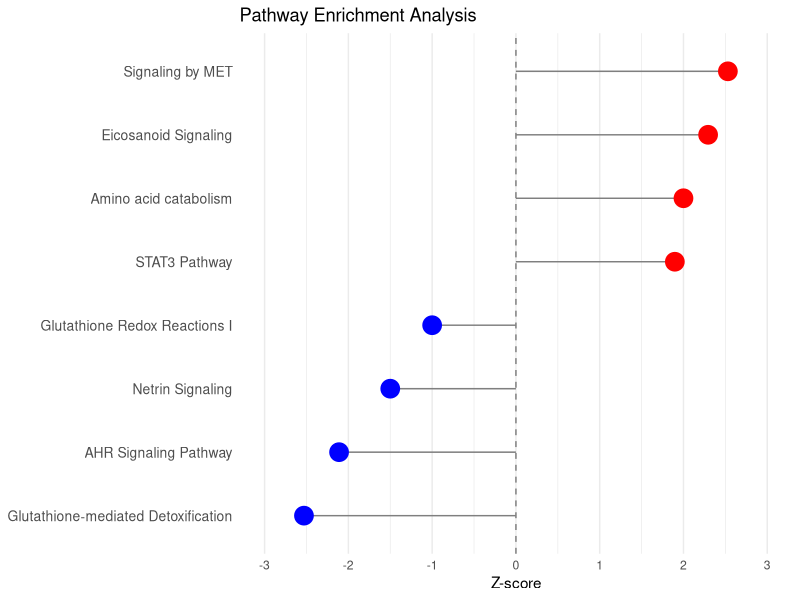

The R source for this figure:
# Load required libraries
library(ggplot2)
library(dplyr)

# Create the data frame
data <- data.frame(
  Pathway = c(
    "Glutathione-mediated Detoxification",
    "AHR Signaling Pathway",
    "Netrin Signaling",
    "Glutathione Redox Reactions I",
    "STAT3 Pathway",
    "Amino acid catabolism",
    "Eicosanoid Signaling",
    "Signaling by MET"
  ),
  Zscore = c(
    -2.53,
    -2.111,
    -1.5,
    -1,
    1.897,
    2,
    2.294,
    2.53
  )
)

# Order the data by Z-score
data <- data %>% arrange(Zscore)

# Create the lollipop plot
ggplot(data, aes(x = Zscore, y = reorder(Pathway, Zscore))) +
  geom_segment(aes(x = 0, xend = Zscore, y = Pathway, yend = Pathway), 
               color = "grey50") +
  geom_point(aes(color = Zscore > 0), size = 6) +
  scale_color_manual(values = c("blue", "red")) +
  labs(x = "Z-score", y = NULL, title = "Pathway Enrichment Analysis") +
  theme_minimal() +
  theme(
    legend.position = "none",
    panel.grid.major.y = element_blank(),
    panel.grid.minor.y = element_blank(),
    axis.text.y = element_text(size = 10)
  ) +
  scale_x_continuous(limits = c(-3, 3), breaks = seq(-3, 3, 1)) +
  geom_vline(xintercept = 0, linetype = "dashed", color = "grey50")
